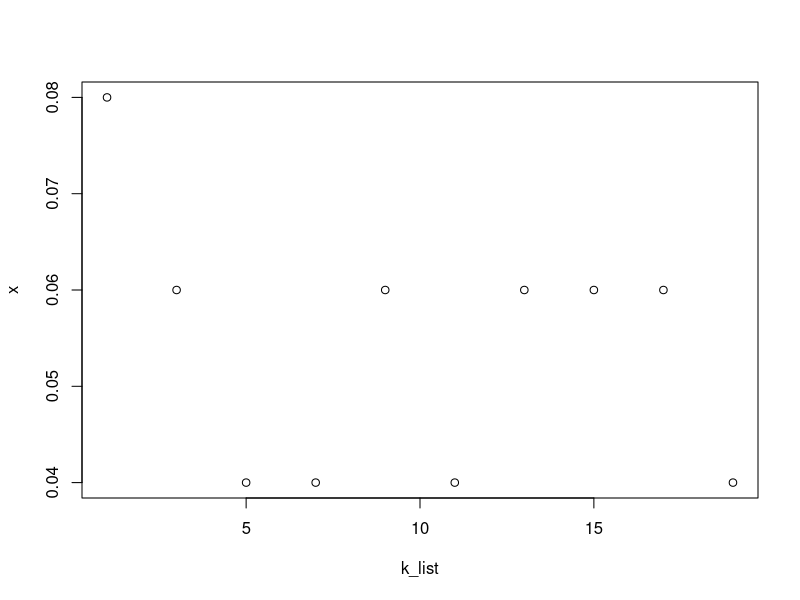

Source code (R):
library(MASS)
library(class)
data(iris3)
train<-rbind(iris3[1:25,,2],iris3[1:25,,3])
train <- scale(train)
test<-rbind(iris3[26:50,,2],iris3[26:50,,3])
test <- scale(test)
cl<-factor(c(rep("c",25),rep("v",25)))  

x <- list()
k_list <- list()
for (i in 1:10){
  k <- 2*i -1
  k_list <- c(k_list,list(2*i -1))
  knn_k <- knn(train,test,cl,k,prob=TRUE) 
  x <- c(x,list((sum(cl!=knn_k))/50 ))
}
plot(k_list,x)
